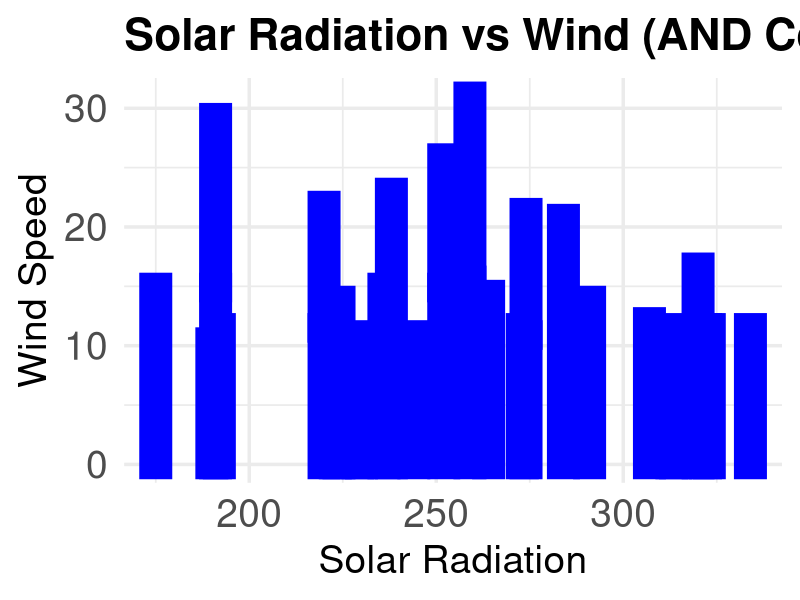

R code for this plot:
# Load required library
library(ggplot2)

# Load the airquality dataset
data("airquality")

### ----------------------------------------------------
### 1. Logical Conditions
### ----------------------------------------------------

# AND condition: Solar.R > 150 AND Wind > 10
cat("\nAND condition:\n")
print(head(na.omit(airquality[airquality$Solar.R > 150 & airquality$Wind > 10, ]), 5))

# OR condition: Solar.R > 150 OR Wind > 10
cat("\nOR condition:\n")
print(head(na.omit(airquality[airquality$Solar.R > 150 | airquality$Wind > 10, ]), 5))

# Double OR condition (negation of OR): NOT (Solar.R > 150 OR Wind > 10)
cat("\nDouble OR condition:\n")
print(head(na.omit(airquality[!(airquality$Solar.R > 150 | airquality$Wind > 10), ]), 5))

# NOT condition: Day not equal to 1
cat("\nNOT condition:\n")
print(head(na.omit(airquality[airquality$Day != 1, ]), 5))


### ----------------------------------------------------
### 2. Visualization (AND condition)
### ----------------------------------------------------

# Filter data: Solar.R > 150 AND Wind > 10
filtered_data <- na.omit(airquality[airquality$Solar.R > 150 & airquality$Wind > 10, ])

# Plot: Solar.R vs Wind with larger text
print (ggplot(filtered_data, aes(x = Solar.R, y = Wind)) +
  geom_bar(stat = "identity", color = "blue", size = 10) +
  labs(
    title = "Solar Radiation vs Wind (AND Condition)",
    x = "Solar Radiation",
    y = "Wind Speed"
  ) +
  theme_minimal(base_size = 26) +  # base font size for all text
  theme(
    plot.title = element_text(size = 32, face = "bold"),
    axis.title = element_text(size = 28),
    axis.text = element_text(size = 28)

  ))


### ----------------------------------------------------
### 3. Conditional Statements
### ----------------------------------------------------

ozone_level <- airquality[1, "Ozone"]

if (is.na(ozone_level)) {
  cat("\nOzone reading is missing for the first day.\n")
} else if (ozone_level < 30) { 
  cat("\nLow ozone level.\n")
} else if (ozone_level < 100) { 
  cat("\nModerate ozone level.\n")
} else {
  cat("\nHigh ozone level.\n")
}

